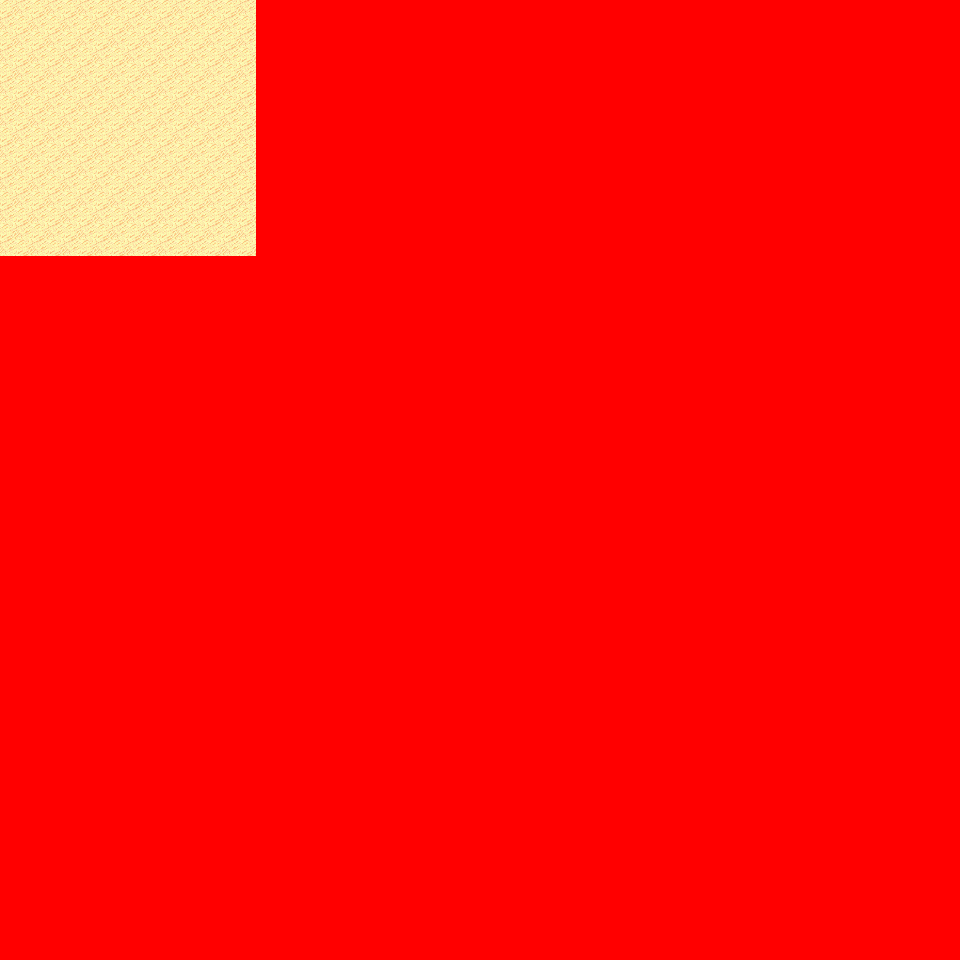

The image is a tile-based game level rendered from a .tmx file. Its description and source (layers, tilesets, objects; grid data summarised) follow:
An orthogonal 30x30 tile map with 32x32 px tiles, 6 tile layers (Ground, Object, Object2, Above, ...), 8 tilesets and 2 objects (2x mapchange).

<map version="1.0" orientation="orthogonal" renderorder="right-down" width="30" height="30" tilewidth="32" tileheight="32" nextobjectid="3">
  <tileset firstgid="1" name="tileset_logic_collision" tilewidth="32" tileheight="32" tilecount="1" columns="1">
    <image source="../drawable/tileset_logic_collision.png" width="32" height="32" />
  </tileset>
  <tileset firstgid="2" name="tileset_ground_ground" tilewidth="32" tileheight="32" tilecount="33" columns="3">
    <image source="../drawable/tileset_ground_ground.png" width="96" height="352" />
  </tileset>
  <tileset firstgid="35" name="tileset_ground_ridge_earth_pale" tilewidth="32" tileheight="32" tilecount="96" columns="12">
    <image source="../drawable/tileset_ground_ridge_earth_pale.png" width="384" height="256" />
  </tileset>
  <tileset firstgid="131" name="tileset_ground_ridge_earth_dark" tilewidth="32" tileheight="32" tilecount="96" columns="12">
    <image source="../drawable/tileset_ground_ridge_earth_dark.png" width="384" height="256" />
  </tileset>
  <tileset firstgid="227" name="tileset_terrain_desert" tilewidth="32" tileheight="32" tilecount="88" columns="8">
    <image source="../drawable/tileset_terrain_desert.png" width="256" height="352" />
  </tileset>
  <tileset firstgid="315" name="tileset_plant_tree_tree_darkgreen" tilewidth="32" tileheight="32" tilecount="88" columns="8">
    <image source="../drawable/tileset_plant_tree_tree_darkgreen.png" width="256" height="352" />
  </tileset>
  <tileset firstgid="403" name="tileset_plant_cactus_2" tilewidth="32" tileheight="32" tilecount="10" columns="5">
    <image source="../drawable/tileset_plant_cactus_2.png" width="160" height="64" />
  </tileset>
  <tileset firstgid="413" name="tileset_ground_sand_2" tilewidth="32" tileheight="32" tilecount="15" columns="5">
    <image source="../drawable/tileset_ground_sand_2.png" width="160" height="96" />
  </tileset>
  <layer name="Ground" width="30" height="30">
    <data>[900 cells, 218 non-empty, 4 distinct tile ids]</data>
  </layer>
  <layer name="Object" width="30" height="30">
    <data>[900 cells, 40 non-empty, 15 distinct tile ids]</data>
  </layer>
  <layer name="Object2" width="30" height="30">
    <data>[900 cells, 0 non-empty, 0 distinct tile ids]</data>
  </layer>
  <layer name="Above" width="30" height="30">
    <data>[900 cells, 38 non-empty, 15 distinct tile ids]</data>
  </layer>
  <layer name="Above2" width="30" height="30">
    <data>[900 cells, 0 non-empty, 0 distinct tile ids]</data>
  </layer>
  <layer name="Walkable" width="30" height="30">
    <data>[900 cells, 836 non-empty, 1 distinct tile ids]</data>
  </layer>
  <objectgroup name="MapEvents">
    <object id="1" name="north" type="mapchange" x="0" y="0" width="256" height="32">
      <properties>
        <property name="map" value="0_ados_mountain_n2_w2_x3_y4" />
        <property name="place" value="south" />
      </properties>
    </object>
    <object id="2" name="west" type="mapchange" x="0" y="0" width="32" height="256">
      <properties>
        <property name="map" value="0_fado_forest_s_x3_y4" />
        <property name="place" value="east" />
      </properties>
    </object>
  </objectgroup>
</map>
